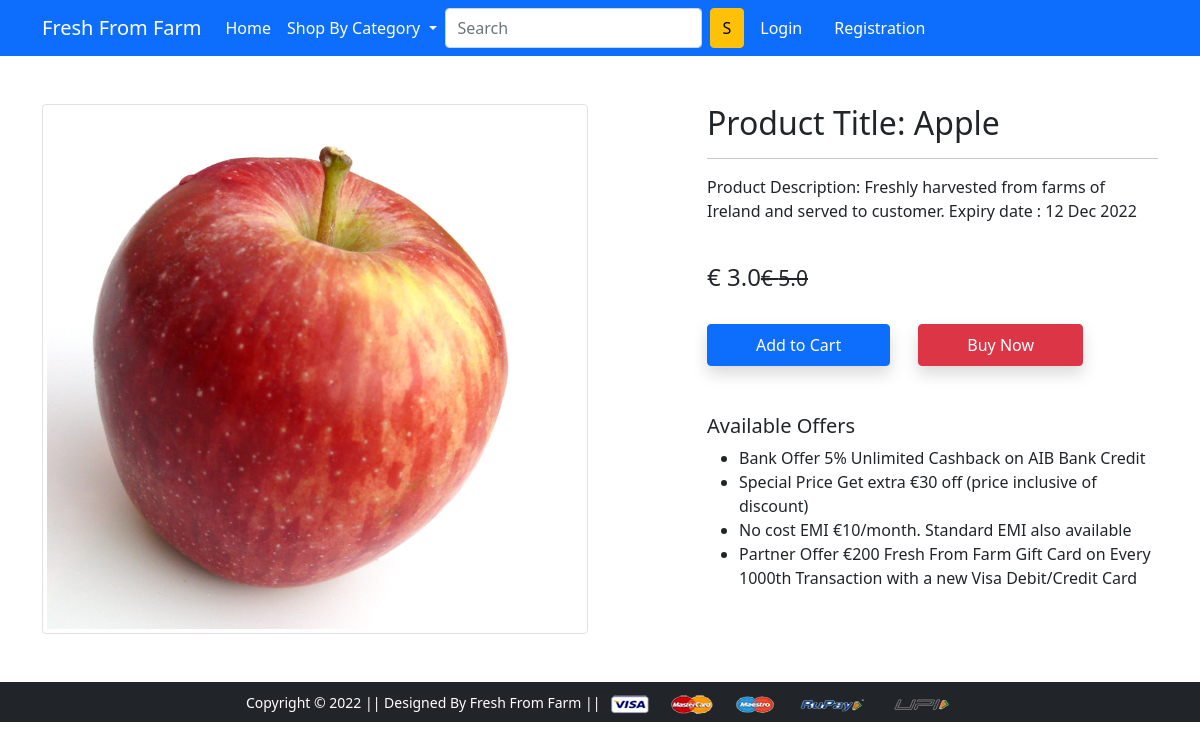
Screenshot of /product-detail/2 with the database file from the repository.
### app/models.py (models this page shows)
class Product(models.Model):
    title = models.CharField(max_length=100)
    selling_price = models.FloatField()
    discounted_price = models.FloatField()
    description = models.TextField()
    supplier = models.CharField(max_length=100)
    category = models.CharField(choices=CATEGORY_CHOICES, max_length=2)
    product_image = models.ImageField(upload_to = 'productimg')

### app/views.py (the view)
# urls.py: path('product-detail/<int:pk>', views.ProductDetailView.as_view(), name='product-detail'),
class ProductDetailView(View):
  def get(self, request, pk):
    product = Product.objects.get(pk=pk)
    return render(request , 'app/productdetail.html', {'product':product})

### app/templates/app/productdetail.html (shortened to what this page needs)
{% extends 'app/base.html' %}
{% load static %}
{% block main-content %}
<div class="container my-5">
 <div class="row">
  <div class="col-sm-6 text-center align-self-center">
   <img src="{{product.product_image.url}}" alt="" class="img-fluid img-thumbnail">
  </div>
  <div class="col-sm-5 offset-sm-1">
   <h2>Product Title: {{product.title}}</h2>
   <hr>
   <p>Product Description: {{product.description}}</p><br>
   <h4>€ {{product.discounted_price}}<small class="fw-light text-decoration-line-through">€ {{product.selling_price}} </small></h4> <br>
   <a href="{% url 'add-to-cart' %}" class="btn btn-primary shadow px-5 py-2">Add to Cart</a>
   <a href="{% url 'buy-now' %}" class="btn btn-danger shadow px-5 py-2 ms-4">Buy Now</a>
   <h5 class="mt-5">Available Offers</h5>
   <ul>
    <li>Bank Offer 5% Unlimited Cashback on AIB Bank Credit</li>
    <li>Special Price Get extra €30 off (price inclusive of discount)</li>
    <li>No cost EMI €10/month. Standard EMI also available</li>
    <li>Partner Offer €200 Fresh From Farm Gift Card on Every 1000th Transaction with a new Visa Debit/Credit Card</li>
   </ul>
  </div>
 </div>
</div>
{% endblock main-content %}

### rows the page displays
Product: product_image (picture), title "Apple", description "Freshly harvested from farms of Ireland and served to customer. Expiry date : 12 Dec 2022", discounted_price "3.0", selling_price "5.0"
